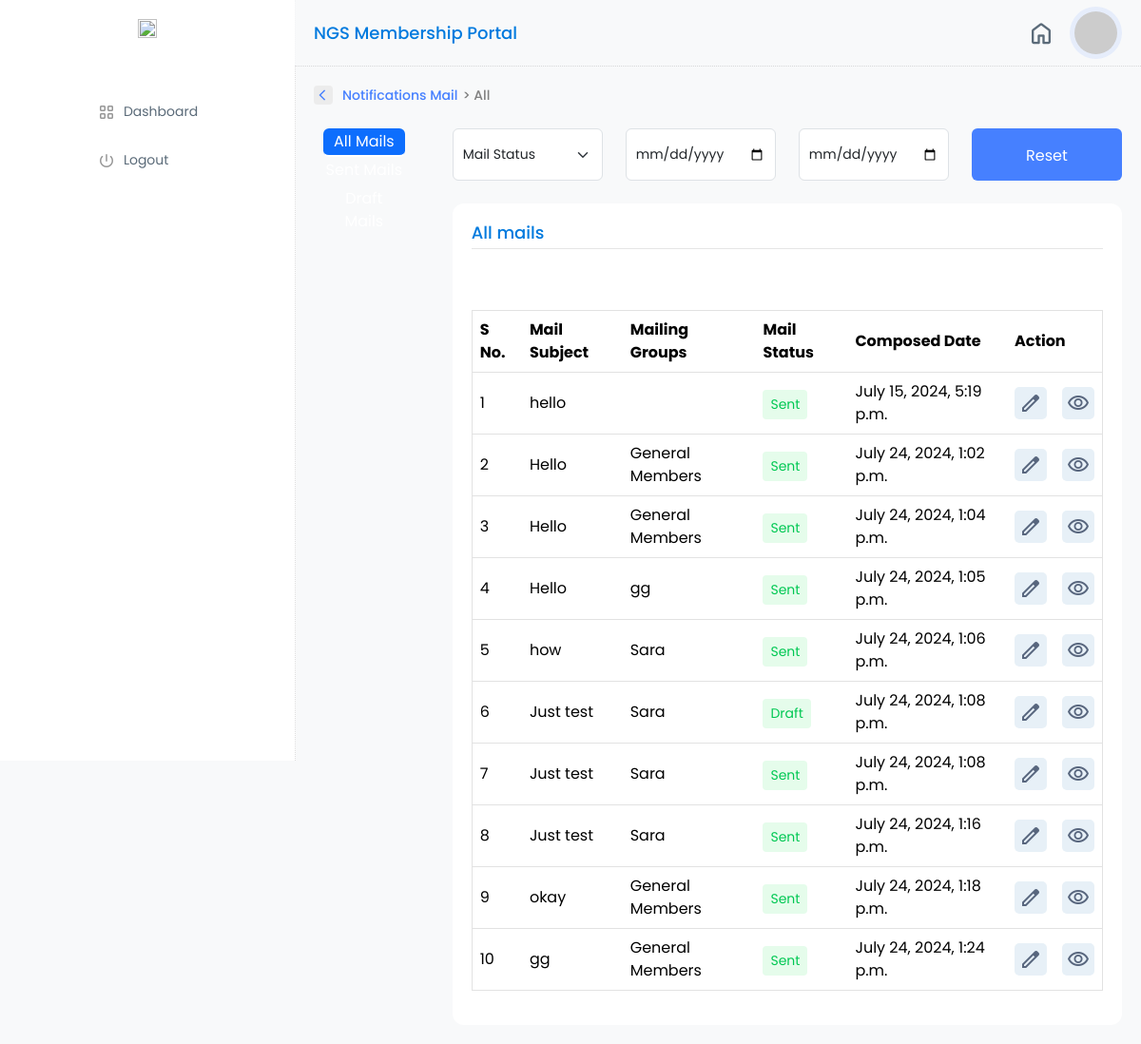
The page /notifications/all-notifications on the database as committed earlier.
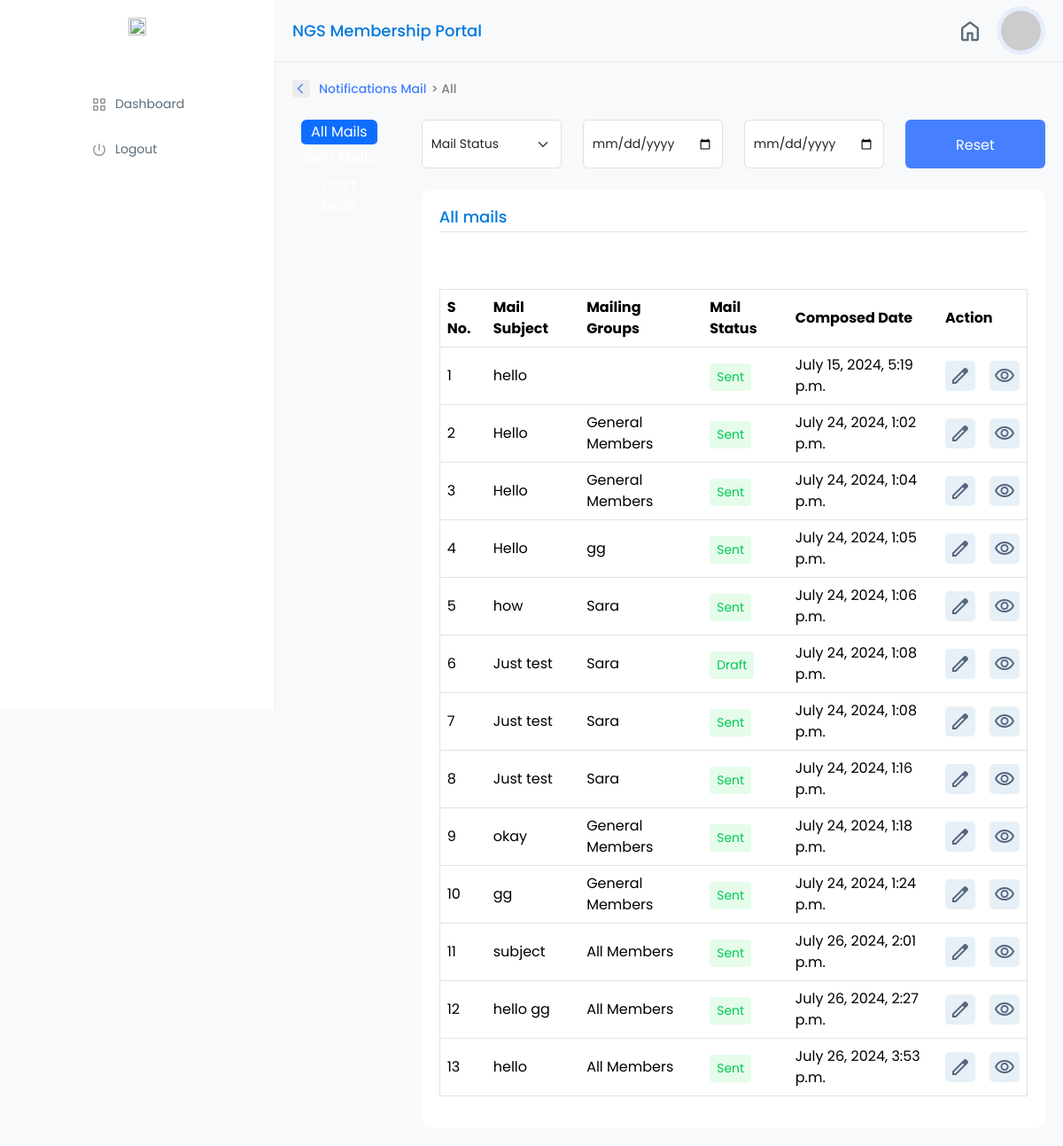
The same page on the database as committed later.
### notification/models.py (models this page shows, shortened)
class Notifications(models.Model):
    created_at=models.DateTimeField(auto_now_add=True,null=True)
    subject = models.CharField(max_length = 100)
    description = models.CharField(max_length = 2000)
    groups = models.ManyToManyField(Groups,related_name='groups')
    status = models.BooleanField()

class Groups(models.Model):
    name = models.CharField(max_length = 100)
    description = models.CharField(max_length = 2000)
    users = models.ManyToManyField(CustomUser,related_name='notification_groups')
    created_at= models.DateTimeField(auto_now_add=True,null=True)

### notification/views.py (the view)
# urls.py: path('all-notifications',views.all_notifications,name='all_notifications'),
def all_notifications(request):
    notifications= Notifications.objects.all()
    context={
        'notifications':notifications,
    }
    return render(request,'notification/all_notifications.html',context)

### notification/templates/notification/all_notifications.html (shortened to what the changed rows need)
{% extends 'login_layout/layout.html' %}
{% load static %}
{% block content %}
<div class="col-md-9 my-profile-w-80 g-0">
    <div class="main-section-container">
        <div class="row mt-4">
            <div class="col-md-10">
                <div class="tab-content" id="v-pills-tabContent">
                    <div class="tab-pane fade show active" id="v-pills-all" role="tabpanel" aria-labelledby="v-pills-all-tab" tabindex="0">
                        <div class="content-container">
                            <table id="sampleTable" class="table hover-table" style="width:100%">
                                <thead>
                                    <tr>
                                        <th>S No.</th>
                                        <th>Mail Subject</th>
                                        <th>Mailing Groups</th>
                                        <th>Mail Status</th>
                                        <th>Composed Date</th>
                                        <th>Action</th>
                                    </tr>
                                </thead>
                                <tbody>
                                    {% for notification in notifications %}
                                    <tr>
                                        <td>{{ forloop.counter }}</td>
                                        <td>{{ notification.subject }}</td>
                                        <td>{% for group in notification.groups.all %}
                                            {{ group.name }}
                                            {% endfor %}
                                        </td>
                                        <td><div class="verified">{% if notification.status == True %}Sent{% else %}Draft{% endif %}</div></td>
                                        <td>{{ notification.created_at }}</td>
                                        <td>
                                            <div class="d-flex kit-action-com">
                                                <div class="action-btn-pen">
                                                    <a href="{% url 'notification:edit_notification' id=notification.id %}"><span class="material-symbols-outlined">
                                                        </span>
                                                    </a>
                                                </div>
                                                <div class="action-btn-view">
                                                    <a href="{% url 'notification:view_notification' id=notification.id %}">
                                                        <span class="material-symbols-outlined">visibility</span>
                                                    </a>
                                                </div>
                                            </div>
                                        </td>
                                    </tr>
                                    {% endfor %}
                                </tbody>
                            </table>
                        </div>
                    </div>
                </div>
            </div>
        </div>
    </div>
</div>
{% endblock %}

Rows that differ between the two databases and show on the page:
added Notifications: subject "subject", status "Sent", created_at "July 26, 2024, 2:01 p.m."
now on this page (row unchanged): Groups: name "All Members"
added Notifications: subject "hello gg", status "Sent", created_at "July 26, 2024, 2:27 p.m."
added Notifications: subject "hello", status "Sent", created_at "July 26, 2024, 3:53 p.m."
